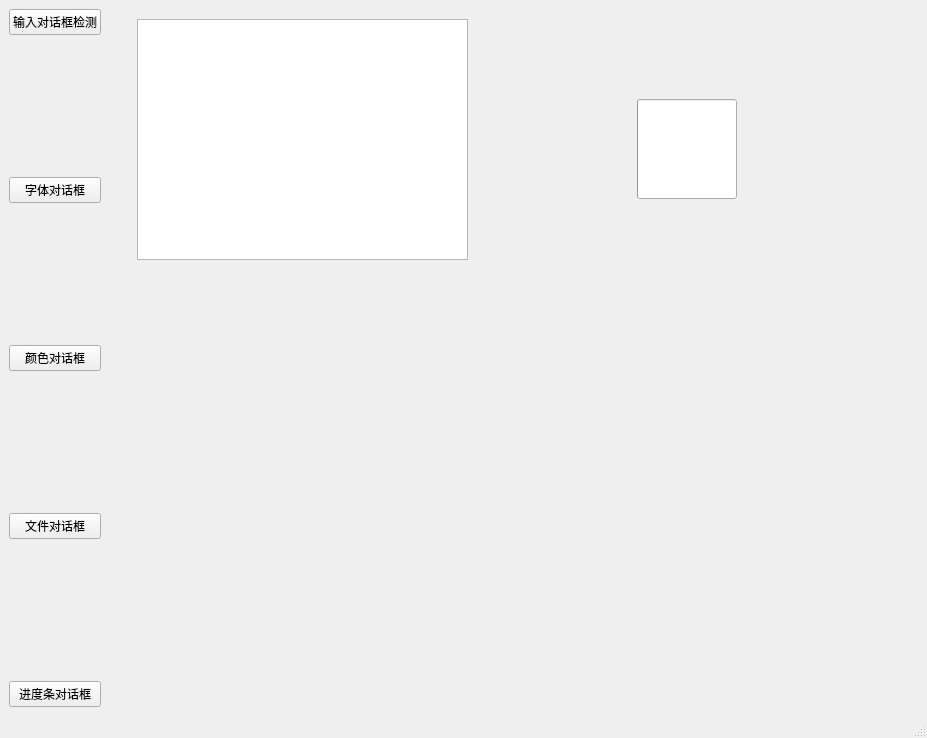
<?xml version="1.0" encoding="UTF-8"?>
<ui version="4.0">
 <class>MainWindow</class>
 <widget class="QMainWindow" name="MainWindow">
  <property name="geometry">
   <rect>
    <x>0</x>
    <y>0</y>
    <width>927</width>
    <height>738</height>
   </rect>
  </property>
  <property name="windowTitle">
   <string>MainWindow</string>
  </property>
  <widget class="QWidget" name="centralwidget">
   <property name="sizePolicy">
    <sizepolicy hsizetype="Expanding" vsizetype="Preferred">
     <horstretch>0</horstretch>
     <verstretch>0</verstretch>
    </sizepolicy>
   </property>
   <layout class="QHBoxLayout" name="horizontalLayout">
    <item>
     <layout class="QVBoxLayout" name="verticalLayout">
      <item>
       <widget class="PushButton" name="PushButton">
        <property name="text">
         <string>输入对话框检测</string>
        </property>
       </widget>
      </item>
      <item>
       <spacer name="verticalSpacer">
        <property name="orientation">
         <enum>Qt::Vertical</enum>
        </property>
        <property name="sizeHint" stdset="0">
         <size>
          <width>20</width>
          <height>40</height>
         </size>
        </property>
       </spacer>
      </item>
      <item>
       <widget class="PushButton" name="PushButton_2">
        <property name="text">
         <string>字体对话框</string>
        </property>
       </widget>
      </item>
      <item>
       <spacer name="verticalSpacer_2">
        <property name="orientation">
         <enum>Qt::Vertical</enum>
        </property>
        <property name="sizeHint" stdset="0">
         <size>
          <width>20</width>
          <height>40</height>
         </size>
        </property>
       </spacer>
      </item>
      <item>
       <widget class="PushButton" name="PushButton_3">
        <property name="text">
         <string>颜色对话框</string>
        </property>
       </widget>
      </item>
      <item>
       <spacer name="verticalSpacer_3">
        <property name="orientation">
         <enum>Qt::Vertical</enum>
        </property>
        <property name="sizeHint" stdset="0">
         <size>
          <width>20</width>
          <height>40</height>
         </size>
        </property>
       </spacer>
      </item>
      <item>
       <widget class="PushButton" name="PushButton_4">
        <property name="text">
         <string>文件对话框</string>
        </property>
       </widget>
      </item>
      <item>
       <spacer name="verticalSpacer_4">
        <property name="orientation">
         <enum>Qt::Vertical</enum>
        </property>
        <property name="sizeHint" stdset="0">
         <size>
          <width>20</width>
          <height>40</height>
         </size>
        </property>
       </spacer>
      </item>
      <item>
       <widget class="PushButton" name="PushButton_5">
        <property name="text">
         <string>进度条对话框</string>
        </property>
       </widget>
      </item>
     </layout>
    </item>
    <item>
     <widget class="QWidget" name="widget" native="true">
      <property name="sizePolicy">
       <sizepolicy hsizetype="Expanding" vsizetype="Preferred">
        <horstretch>0</horstretch>
        <verstretch>0</verstretch>
       </sizepolicy>
      </property>
      <widget class="TextEdit" name="TextEdit">
       <property name="geometry">
        <rect>
         <x>30</x>
         <y>10</y>
         <width>331</width>
         <height>241</height>
        </rect>
       </property>
      </widget>
      <widget class="ProgressRing" name="ProgressRing">
       <property name="geometry">
        <rect>
         <x>530</x>
         <y>90</y>
         <width>100</width>
         <height>100</height>
        </rect>
       </property>
      </widget>
     </widget>
    </item>
   </layout>
  </widget>
  <widget class="QMenuBar" name="menubar">
   <property name="geometry">
    <rect>
     <x>0</x>
     <y>0</y>
     <width>927</width>
     <height>26</height>
    </rect>
   </property>
  </widget>
  <widget class="QStatusBar" name="statusbar"/>
 </widget>
 <customwidgets>
  <customwidget>
   <class>PushButton</class>
   <extends>QPushButton</extends>
   <header>qfluentwidgets</header>
  </customwidget>
  <customwidget>
   <class>ProgressBar</class>
   <extends>QProgressBar</extends>
   <header>qfluentwidgets</header>
  </customwidget>
  <customwidget>
   <class>ProgressRing</class>
   <extends>ProgressBar</extends>
   <header>qfluentwidgets</header>
  </customwidget>
  <customwidget>
   <class>TextEdit</class>
   <extends>QTextEdit</extends>
   <header>qfluentwidgets</header>
  </customwidget>
 </customwidgets>
 <resources/>
 <connections/>
</ui>
